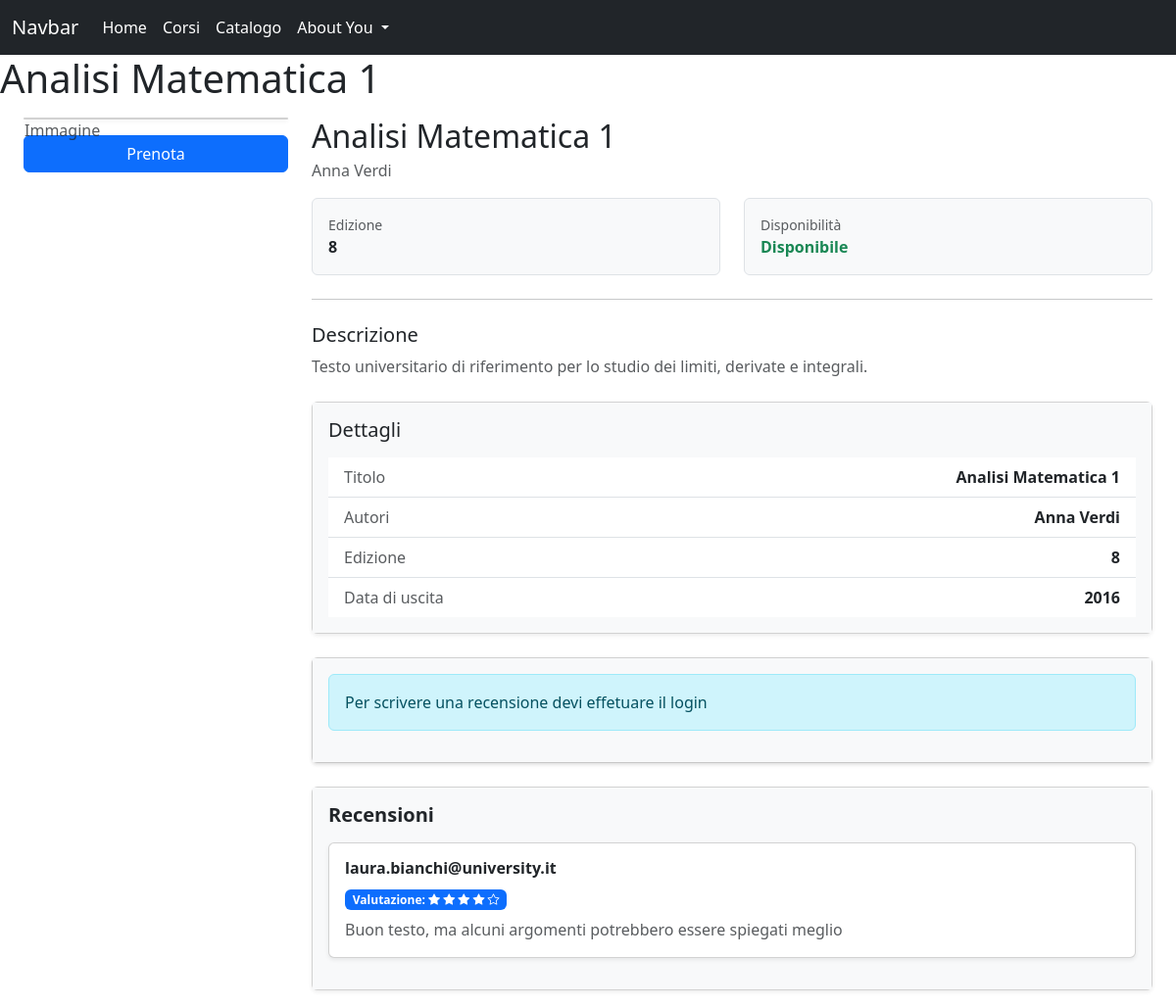
The page /php/book.php?id=2 on the database its author committed.
### tables this page shows
CREATE TABLE IF NOT EXISTS `libri`(
`codice_libro` INT AUTO_INCREMENT,
`nome_libro` VARCHAR(50) NOT NULL, 
`edizione` INT NOT NULL,
`data_uscita` INT NOT NULL,
`descrizione` TEXT,
`immagine_libro` MEDIUMBLOB,
`disponibile` INT DEFAULT 0,
PRIMARY KEY(`codice_libro`),
INDEX `idx_libri`(`nome_libro` ASC)
);

CREATE TABLE IF NOT EXISTS `recensione`(
`email` VARCHAR(100) NOT NULL,
`codice_libro` INT NOT NULL,
`valutazione` INT NOT NULL,
`descrizione` TEXT,
FOREIGN KEY(`email`) REFERENCES `utente`(`email`)
ON UPDATE CASCADE
ON DELETE CASCADE,
FOREIGN KEY(`codice_libro`) REFERENCES `libri`(`codice_libro`)
ON DELETE CASCADE
ON UPDATE CASCADE,
PRIMARY KEY(`email`, `codice_libro`)
);

### php/book.php (called while the page is built, shortened)
<?php
    require_once("db/Bootstrap.php");
    $id = $_GET["id"];
    $templateParams["titolo"] = "WebLio";
    $templateParams["Libro"] = $dbh->getBookInfo($id);
    $templateParams["h1"] = $dbh->getCourseByBook($id)["nome_corso"];
    $templateParams["recensione"] = $dbh->bookReviews($id);
    $templateParams["header"] = "template/headerBook.php";
    $templateParams["baseUpperPage"] = "template/bookPage.php";
    require("template/base.php");
?>

### php/db/db.php (called while the page is built, shortened)
<?php
class DatabaseHelper
{
  private $db;
  public function __construct($servername, $username, $password, $dbname, $port)
  {
    $this->db = new mysqli($servername, $username, $password, $dbname, $port);
  }
  public function getBookInfo($id)
  {
    $query = "SELECT l.nome_libro, l.descrizione, l.data_uscita, l.edizione, l.disponibile, GROUP_CONCAT(CONCAT(a.nome_autore, ' ', a.cognome_autore) SEPARATOR ', ') AS autori FROM libri l LEFT JOIN autore_libro al ON l.codice_libro = al.codice_libro LEFT JOIN autori a ON al.codice_autore = a.codice_autore WHERE l.codice_libro = ?";
    $stmt = $this->db->prepare($query);
    $stmt->bind_param('i', $id);
    $stmt->execute();
    $result = $stmt->get_result();
      return $result->fetch_assoc();
    }
  public function bookReviews($id)
  {
    $query = "SELECT l.nome_libro, r.valutazione, r.descrizione, r.email AS recensore FROM recensione r LEFT JOIN libri l ON r.codice_libro=l.codice_libro WHERE r.codice_libro = ?";
    $stmt = $this->db->prepare($query);
    $stmt->bind_param('i', $id);
    $stmt->execute();
    $result = $stmt->get_result();
    return $result->fetch_all(MYSQLI_ASSOC);
  }
  public function getCourseByBook($idBook)
  {
    $query = "SELECT c.* FROM corsi as c JOIN libro_corso as lc
      ON c.codice_corso = lc.codice_corso
      WHERE lc.codice_libro = ?";
    $stmt = $this->db->prepare($query);
    $stmt->bind_param("i", $idBook);
    $stmt->execute();
    $result = $stmt->get_result();
    return $result->fetch_assoc();
  }
}

### php/db/Bootstrap.php (called while the page is built, shortened)
<?php
require_once ROOT_PATH . 'db\db.php';
$dbh = new DatabaseHelper("localhost", "root", "", "weblio", 3306);
?>

### php/template/bookPage.php (the view, shortened to what this page needs)
<?php
$libro = $templateParams["Libro"] ?? null;
$nome = htmlspecialchars($libro["nome_libro"]);
$edizione = htmlspecialchars($libro["edizione"]);
$autori = htmlspecialchars($libro["autori"]);
$disponibilità = intval($libro["disponibile"]);
$descrizione = htmlspecialchars($libro["descrizione"]);
$data_uscita = htmlspecialchars($libro["data_uscita"]);
?>
<header>
    <h1><?=  $templateParams["h1"]?></h1>
</header>
<div class="container-fluid my-3 px-3 px-md-4">
    <div class="row g-4">
        <div class="col-12 col-md-4 col-lg-3">
            <div class="card shadow-sm">
                <div class="ratio ratio-3x4">
                    <span class="text-muted">Immagine</span>
                </div>
            </div>
            <div class="d-grid gap-2 mt-3">
                <a href="prenotazioni.php?id=<?php echo $id?>&nome=<?php echo $libro["nome_libro"]?>&edizione=<?php echo $libro["edizione"]?>" class="btn btn-primary">Prenota</a>
            </div>
        </div>
        <div class="cik-12 col-md-8 col-lg-9">
            <div class="card-shadow-sm">
                <div class="card-body">
                    <h2 class="mb-1"><?= $nome ?></h2>
                    <p class="text-muted mb-3"><?= $autori ?></p>
                    <div class="row gy-2">
                        <div class="col-12 col-lg-6">
                            <div class="p-3 border rounded bg-light">
                                <div class="small text-muted">Edizione</div>
                                <div class="fw-semibold"><?= $edizione ?></div>
                            </div>
                        </div>
                        <div class="col-12 col-lg-6">
                            <div class="p-3 border rounded bg-light">
                                <div class="small text-muted">Disponibilità</div>
                                <?php if ($disponibilità == 0): ?>
                                    <div class="fw-semibold text-success">Disponibile</div>
                                <?php else: ?>
                                    <div class="fw-semibold text-danger">Non disponibile</div>
                                <?php endif ?>
                            </div>
                        </div>
                    </div>
                    <hr class="my-4">
                    <h5>Descrizione</h5>
                    <p class="text-muted mb-0"><?= $descrizione ?></p>
                </div>
            </div>
            <div class="card shadow-sm mt-4">
                <div class="card-body bg-light">
                    <h5 class="mb-3">Dettagli</h5>
                    <ul class="list-group list-group-flush">
                        <li class="list-group-item d-flex justify-content-between">
                            <span class="text-muted">Titolo</span>
                            <span class="fw-semibold"><?= $nome ?></span>
                        </li>
                        <li class="list-group-item d-flex justify-content-between">
                            <span class="text-muted">Autori</span>
                            <span class="fw-semibold"><?= $autori ?></span>
                        </li>
                        <li class="list-group-item d-flex justify-content-between">
                            <span class="text-muted">Edizione</span>
                            <span class="fw-semibold"><?= $edizione ?></span>
                        </li>
                        <li class="list-group-item d-flex justify-content-between">
                            <span class="text-muted">Data di uscita</span>
                            <span class="fw-semibold"><?= $data_uscita ?></span>
                        </li>
                    </ul>
                </div>
            </div>
            <div class="card shadow-sm mt-4">
                <div class="card-body shadow-sm bg-light">
                    <?php if(!empty($_SESSION["email"])): ?>
                        <h6 class="fw-semibold mb-3">Scrivi recensione</h6>
                            <div class="card mb-3 shadow-sm">
                                <div class="card-body">
                                    <form method="POST" action="book.php?id=<?= (int)$id ?>" class="row g-2">
                                        <input type="hidden" name="action" value="add_review">
                                        <input type="hidden" name="id" value="<?= (int)$id ?>">
                                        <div class="col-12 col-md-4">
                                            <label class="form-label mb-1">Valutazione</label>
                                            <select name="valutazione" class="form-select" required>
                                                <option value="">Seleziona</option>
                                                <option value="5"> - Ottimo</option>
                                                <option value="4"> - Discreto</option>
                                                <option value="3"> - Buono</option>
                                                <option value="2"> - Mediocre</option>
                                                <option value="1"> - Pessimo</option>
                                            </select>
                                        </div>
                                        <div class="col-12">
                                            <label class="form-label mb-1" required>Testo</label>
                                            <textarea name="descrizione" class="form-control" rows="3" placeholder="Scrivi qui la tua recensione..." required></textarea>
                                        </div>
                                        <div class="col-12 col-md-3">
                                            <button class="btn btn-primary w-100" type="submit">
                                                Invia
                                            </button>
                                        </div>
                                    </form>
                                </div>
                            </div>
                    <?php else : ?>
                        <div class="alert alert-info">Per scrivere una recensione devi effetuare il login</div>
                    <?php endif; ?>
                </div>
            </div>
            <div class="card shadow-sm mt-4">
                <div class="card-body bg-light">
                    <h5 class="fw-semibold mb-3">Recensioni</h5>
                    <?php if (empty($templateParams["recensione"])): ?>
                        <p class="text-muted">Nessuna recensione disponibile.</p>
                    <?php else: ?>
                        <?php foreach ($templateParams["recensione"] as $recensione): ?>
                            <div class="card mb-3 shadow-sm">
                                <div class="card-body">
                                    <h6 class="card-title fw-semibold">
                                        <?= htmlspecialchars($recensione["recensore"]) ?>
                                    </h6>
                                    <div class="mb-2">
                                        <span class="badge bg-primary">
                                            Valutazione:
                                            <?php for($i = 0 ; $i < intval($recensione["valutazione"]) ; $i++ ):?>
                                            <i class="bi bi-star-fill"></i>
                                            <?php endfor ?>
                                            <?php for($i = 0; $i<( 5 - intval($recensione["valutazione"])); $i++):?>
                                            <i class="bi bi-star"></i>
                                            <?php endfor ?>
                                        </span>
                                    </div>
                                    <p class="card-text text-muted mb-0">
                                        <?= htmlspecialchars($recensione["descrizione"]) ?>
                                    </p>
                                </div>
                            </div>
                        <?php endforeach; ?>
                    <?php endif; ?>
                </div>
            </div>
        </div>
    </div>

### rows shown on the page
libri: nome_libro "Analisi Matematica 1", edizione "8", descrizione "Testo universitario di riferimento per lo studio dei limiti, derivate e integrali.", data_uscita "2016"
recensione: email "laura.bianchi@university.it", valutazione 4 (drawn), descrizione "Buon testo, ma alcuni argomenti potrebbero essere spiegati meglio"

### other values the page prints
$templateParams["h1"] "Analisi Matematica 1"
$autori "Anna Verdi"
